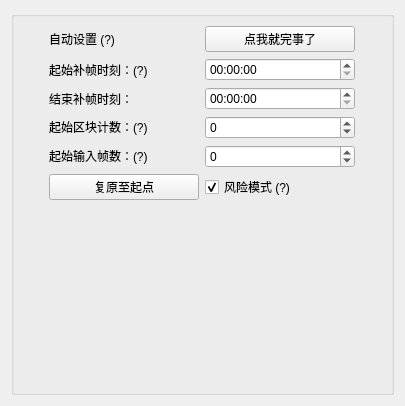
                     <widget class="QWidget" name="ResumeSettings">
                      <property name="geometry">
                       <rect>
                        <x>0</x>
                        <y>0</y>
                        <width>405</width>
                        <height>406</height>
                       </rect>
                      </property>
                      <attribute name="label">
                       <string>工作状态恢复</string>
                      </attribute>
                      <layout class="QGridLayout" name="gridLayout_13">
                       <item row="0" column="0">
                        <widget class="QGroupBox" name="groupBox_2">
                         <property name="title">
                          <string/>
                         </property>
                         <layout class="QGridLayout" name="gridLayout_15">
                          <item row="2" column="0">
                           <spacer name="verticalSpacer_7">
                            <property name="orientation">
                             <enum>Qt::Vertical</enum>
                            </property>
                            <property name="sizeHint" stdset="0">
                             <size>
                              <width>20</width>
                              <height>40</height>
                             </size>
                            </property>
                           </spacer>
                          </item>
                          <item row="0" column="0">
                           <layout class="QGridLayout" name="gridLayout_2">
                            <item row="3" column="2">
                             <widget class="QTimeEdit" name="EndPoint">
                              <property name="sizePolicy">
                               <sizepolicy hsizetype="Preferred" vsizetype="Fixed">
                                <horstretch>0</horstretch>
                                <verstretch>0</verstretch>
                               </sizepolicy>
                              </property>
                              <property name="minimumSize">
                               <size>
                                <width>100</width>
                                <height>0</height>
                               </size>
                              </property>
                              <property name="maximumSize">
                               <size>
                                <width>150</width>
                                <height>16777215</height>
                               </size>
                              </property>
                              <property name="currentSection">
                               <enum>QDateTimeEdit::HourSection</enum>
                              </property>
                              <property name="displayFormat">
                               <string>HH:mm:ss</string>
                              </property>
                             </widget>
                            </item>
                            <item row="5" column="0">
                             <widget class="QLabel" name="label_22">
                              <property name="sizePolicy">
                               <sizepolicy hsizetype="Preferred" vsizetype="Maximum">
                                <horstretch>0</horstretch>
                                <verstretch>0</verstretch>
                               </sizepolicy>
                              </property>
                              <property name="minimumSize">
                               <size>
                                <width>100</width>
                                <height>0</height>
                               </size>
                              </property>
                              <property name="maximumSize">
                               <size>
                                <width>150</width>
                                <height>16777215</height>
                               </size>
                              </property>
                              <property name="toolTip">
                               <string>&lt;html&gt;&lt;head/&gt;&lt;body&gt;&lt;p&gt;&lt;span style=&quot; font-weight:600;&quot;&gt;进度恢复输入规则：&lt;/span&gt;&lt;/p&gt;&lt;p&gt;输出文件夹的最后一个chunk，第一个数字+1&lt;/p&gt;&lt;p&gt;e.g. 最后一个chunk是chunk-003-333-335.mp4，此栏输入004&lt;/p&gt;&lt;p&gt;&lt;span style=&quot; font-weight:600;&quot;&gt;-1 为自动识别进度（请确保任务id相同）&lt;/span&gt;&lt;/p&gt;&lt;/body&gt;&lt;/html&gt;</string>
                              </property>
                              <property name="text">
                               <string>起始区块计数：(?)</string>
                              </property>
                              <property name="alignment">
                               <set>Qt::AlignLeading|Qt::AlignLeft|Qt::AlignVCenter</set>
                              </property>
                             </widget>
                            </item>
                            <item row="6" column="0">
                             <widget class="QLabel" name="label_21">
                              <property name="sizePolicy">
                               <sizepolicy hsizetype="Preferred" vsizetype="Maximum">
                                <horstretch>0</horstretch>
                                <verstretch>0</verstretch>
                               </sizepolicy>
                              </property>
                              <property name="minimumSize">
                               <size>
                                <width>100</width>
                                <height>0</height>
                               </size>
                              </property>
                              <property name="maximumSize">
                               <size>
                                <width>150</width>
                                <height>16777215</height>
                               </size>
                              </property>
                              <property name="toolTip">
                               <string>&lt;html&gt;&lt;head/&gt;&lt;body&gt;&lt;p&gt;&lt;span style=&quot; font-weight:600;&quot;&gt;进度恢复输入规则：&lt;/span&gt;&lt;/p&gt;&lt;p&gt;输出文件夹的最后一个chunk，第三个数字+1&lt;/p&gt;&lt;p&gt;e.g. 最后一个chunk是chunk-003-333-335.mp4，此栏输入336&lt;/p&gt;&lt;p&gt;&lt;br/&gt;&lt;span style=&quot; font-weight:600;&quot;&gt;-1 为自动识别进度（请确保任务id相同）&lt;/span&gt;&lt;/p&gt;&lt;/body&gt;&lt;/html&gt;</string>
                              </property>
                              <property name="text">
                               <string>起始输入帧数：(?)</string>
                              </property>
                              <property name="alignment">
                               <set>Qt::AlignLeading|Qt::AlignLeft|Qt::AlignVCenter</set>
                              </property>
                             </widget>
                            </item>
                            <item row="3" column="0">
                             <widget class="QLabel" name="EndPointLabel">
                              <property name="minimumSize">
                               <size>
                                <width>100</width>
                                <height>0</height>
                               </size>
                              </property>
                              <property name="maximumSize">
                               <size>
                                <width>200</width>
                                <height>16777215</height>
                               </size>
                              </property>
                              <property name="text">
                               <string>结束补帧时刻：</string>
                              </property>
                              <property name="alignment">
                               <set>Qt::AlignLeading|Qt::AlignLeft|Qt::AlignVCenter</set>
                              </property>
                             </widget>
                            </item>
                            <item row="2" column="2">
                             <widget class="QTimeEdit" name="StartPoint">
                              <property name="minimumSize">
                               <size>
                                <width>100</width>
                                <height>0</height>
                               </size>
                              </property>
                              <property name="maximumSize">
                               <size>
                                <width>150</width>
                                <height>16777215</height>
                               </size>
                              </property>
                              <property name="currentSection">
                               <enum>QDateTimeEdit::HourSection</enum>
                              </property>
                              <property name="displayFormat">
                               <string>HH:mm:ss</string>
                              </property>
                             </widget>
                            </item>
                            <item row="1" column="2">
                             <widget class="QPushButton" name="AutoSet">
                              <property name="sizePolicy">
                               <sizepolicy hsizetype="Preferred" vsizetype="Fixed">
                                <horstretch>0</horstretch>
                                <verstretch>0</verstretch>
                               </sizepolicy>
                              </property>
                              <property name="text">
                               <string>点我就完事了</string>
                              </property>
                             </widget>
                            </item>
                            <item row="1" column="0">
                             <widget class="QLabel" name="AutoSetReminder">
                              <property name="minimumSize">
                               <size>
                                <width>100</width>
                                <height>0</height>
                               </size>
                              </property>
                              <property name="maximumSize">
                               <size>
                                <width>150</width>
                                <height>16777215</height>
                               </size>
                              </property>
                              <property name="toolTip">
                               <string>&lt;html&gt;&lt;head/&gt;&lt;body&gt;&lt;p&gt;根据已经生成的视频块信息进行推算，可能存在重复补帧的情况，但不影响最终结果。&lt;/p&gt;&lt;p&gt;对于队列输入（输入数&amp;gt;1），请确保每个任务条目正确设置工作恢复参数（都点一下自动设置的按钮），否则软件将自动识别工作进度并进行补帧&lt;/p&gt;&lt;p&gt;&lt;span style=&quot; font-weight:600;&quot;&gt;图片序列输入需要手动输入恢复进度参数&lt;/span&gt;&lt;/p&gt;&lt;/body&gt;&lt;/html&gt;</string>
                              </property>
                              <property name="text">
                               <string>自动设置 (?)</string>
                              </property>
                              <property name="alignment">
                               <set>Qt::AlignLeading|Qt::AlignLeft|Qt::AlignVCenter</set>
                              </property>
                             </widget>
                            </item>
                            <item row="2" column="0">
                             <widget class="QLabel" name="StartPointLabel">
                              <property name="minimumSize">
                               <size>
                                <width>100</width>
                                <height>0</height>
                               </size>
                              </property>
                              <property name="maximumSize">
                               <size>
                                <width>200</width>
                                <height>16777215</height>
                               </size>
                              </property>
                              <property name="toolTip">
                               <string>时：分：秒</string>
                              </property>
                              <property name="text">
                               <string>起始补帧时刻：(?)</string>
                              </property>
                              <property name="alignment">
                               <set>Qt::AlignLeading|Qt::AlignLeft|Qt::AlignVCenter</set>
                              </property>
                             </widget>
                            </item>
                            <item row="6" column="2">
                             <widget class="MySpinBox" name="StartFrame">
                              <property name="minimum">
                               <number>-1</number>
                              </property>
                              <property name="maximum">
                               <number>999999999</number>
                              </property>
                             </widget>
                            </item>
                            <item row="5" column="2">
                             <widget class="MySpinBox" name="StartChunk">
                              <property name="minimum">
                               <number>-1</number>
                              </property>
                              <property name="maximum">
                               <number>999999999</number>
                              </property>
                             </widget>
                            </item>
                            <item row="7" column="0">
                             <widget class="QPushButton" name="RefreshStartInfo">
                              <property name="text">
                               <string>复原至起点</string>
                              </property>
                             </widget>
                            </item>
                            <item row="7" column="2">
                             <widget class="QCheckBox" name="ResumeRiskChecker">
                              <property name="toolTip">
                               <string>&lt;html&gt;&lt;head/&gt;&lt;body&gt;&lt;p&gt;&lt;span style=&quot; font-weight:600;&quot;&gt;仅针对视频素材&lt;/span&gt;&lt;/p&gt;&lt;p&gt;开启此项，将能够较快地恢复工作进度，但并不保证精确，也不保证输出结果音画同步；&lt;/p&gt;&lt;p&gt;精确度视具体视频素材的压缩率而定&lt;/p&gt;&lt;/body&gt;&lt;/html&gt;</string>
                              </property>
                              <property name="text">
                               <string>风险模式 (?)</string>
                              </property>
                              <property name="checked">
                               <bool>true</bool>
                              </property>
                             </widget>
                            </item>
                           </layout>
                          </item>
                         </layout>
                        </widget>
                       </item>
                      </layout>
                     </widget>
